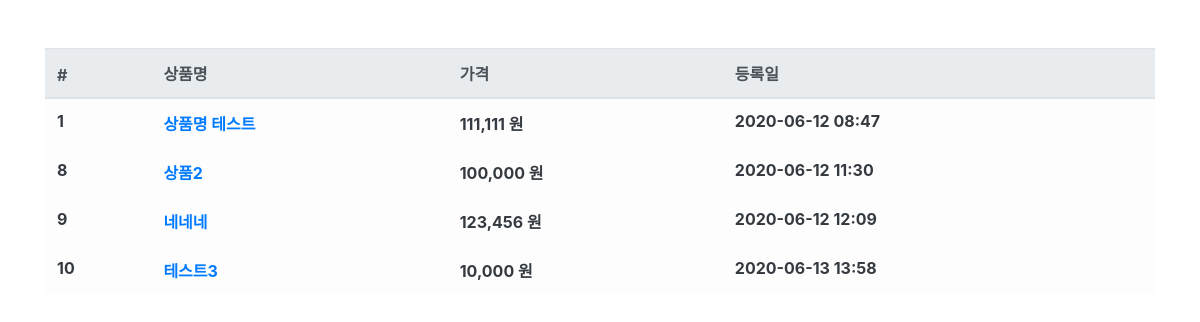
The app's page /product/ with its own data.
### product/models.py (models this page shows, shortened)
class Product(models.Model):
    name = models.CharField(max_length=256, verbose_name="상품명")
    price = models.IntegerField(verbose_name="상품가격")
    description = models.TextField(verbose_name="상품설명")
    stock = models.IntegerField(verbose_name="재고")
    register_date = models.DateTimeField(auto_now_add=True, verbose_name="등록날짜")
    class Meta:
        db_table = "fastcampus_product"
        verbose_name = "상품"
        verbose_name_plural = "상품"

### product/views.py (the view)
# urls.py: path("product/", ProductList.as_view()),
class ProductList(ListView):
    model = Product
    template_name = "product.html"
    context_object_name = "product_list"

### product/templates/product.html
{% extends "base.html" %}
{% load humanize %}
{% block contents %}
<div class="row mt-5">
    <dic class="col-12">
        <table class="table table-light">
            <thead class="thead-light">
                <tr>
                    <th scope='col'>#</th>
                    <th scope='col'>상품명</th>
                    <th scope='col'>가격</th>
                    <th scope='col'>등록일</th>
                </tr>
            </thead>
            <tbody class="text-dark">
                {% for product in object_list %}
                <tr>
                    <th scope="row">{{product.id}}</th>
                    <th scope="row"><a href="/product/{{product.id}}">{{product.name}}</a></th>
                    <th scope="row">{{product.price|intcomma}} 원</th>
                    <th scope="row">{{product.register_date|date:"Y-m-d H:i"}}</th>
                </tr>
                {% endfor %}
            </tbody>
        </table>
    </dic>
</div>
{% endblock %}

### records on screen
Product: id "1", name "상품명 테스트", price "111,111", register_date "2020-06-12 08:47"
Product: id "8", name "상품2", price "100,000", register_date "2020-06-12 11:30"
Product: id "9", name "네네네", price "123,456", register_date "2020-06-12 12:09"
Product: id "10", name "테스트3", price "10,000", register_date "2020-06-13 13:58"
